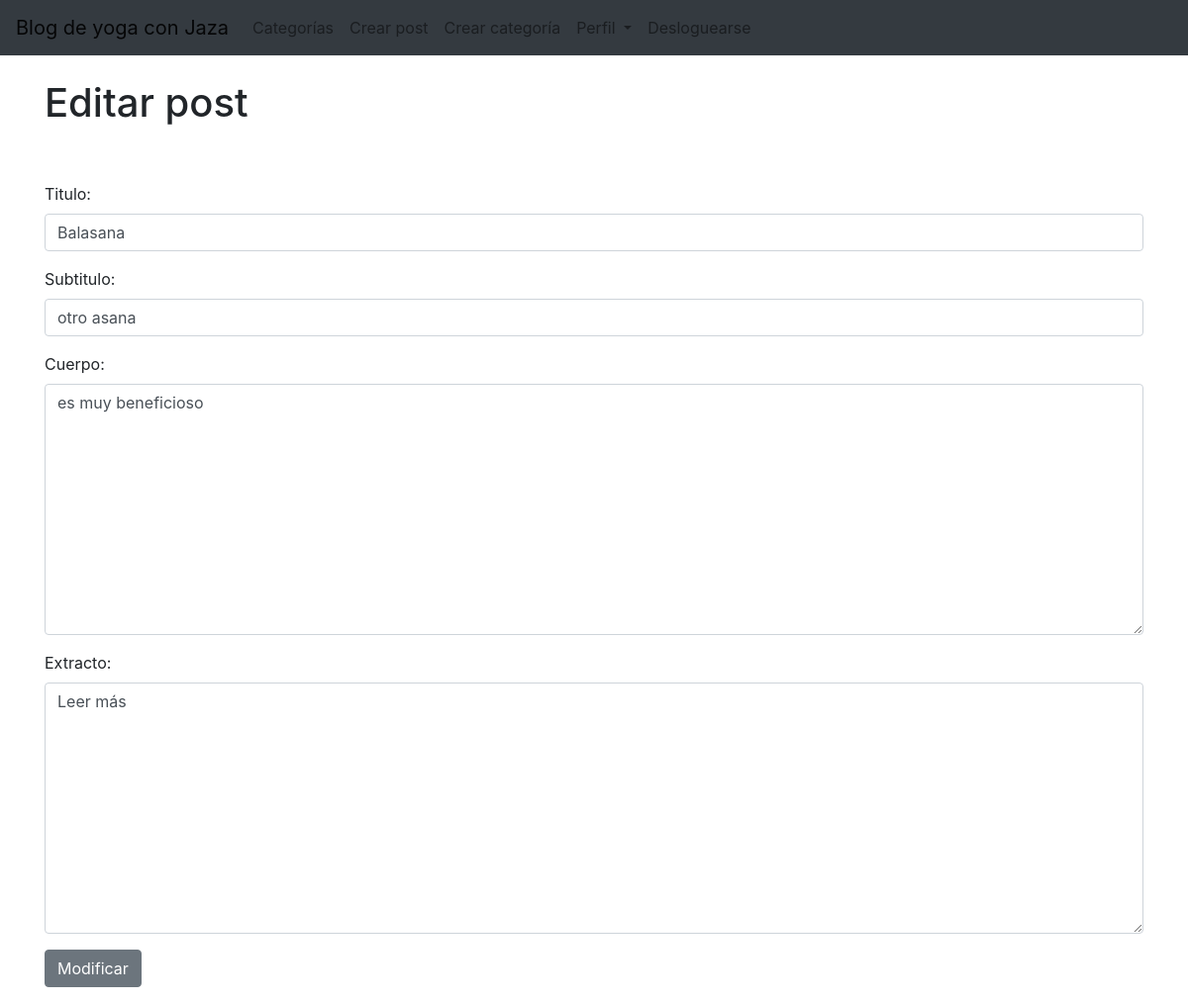
Before: /updatePost/14/ (signed in) with the older database file.
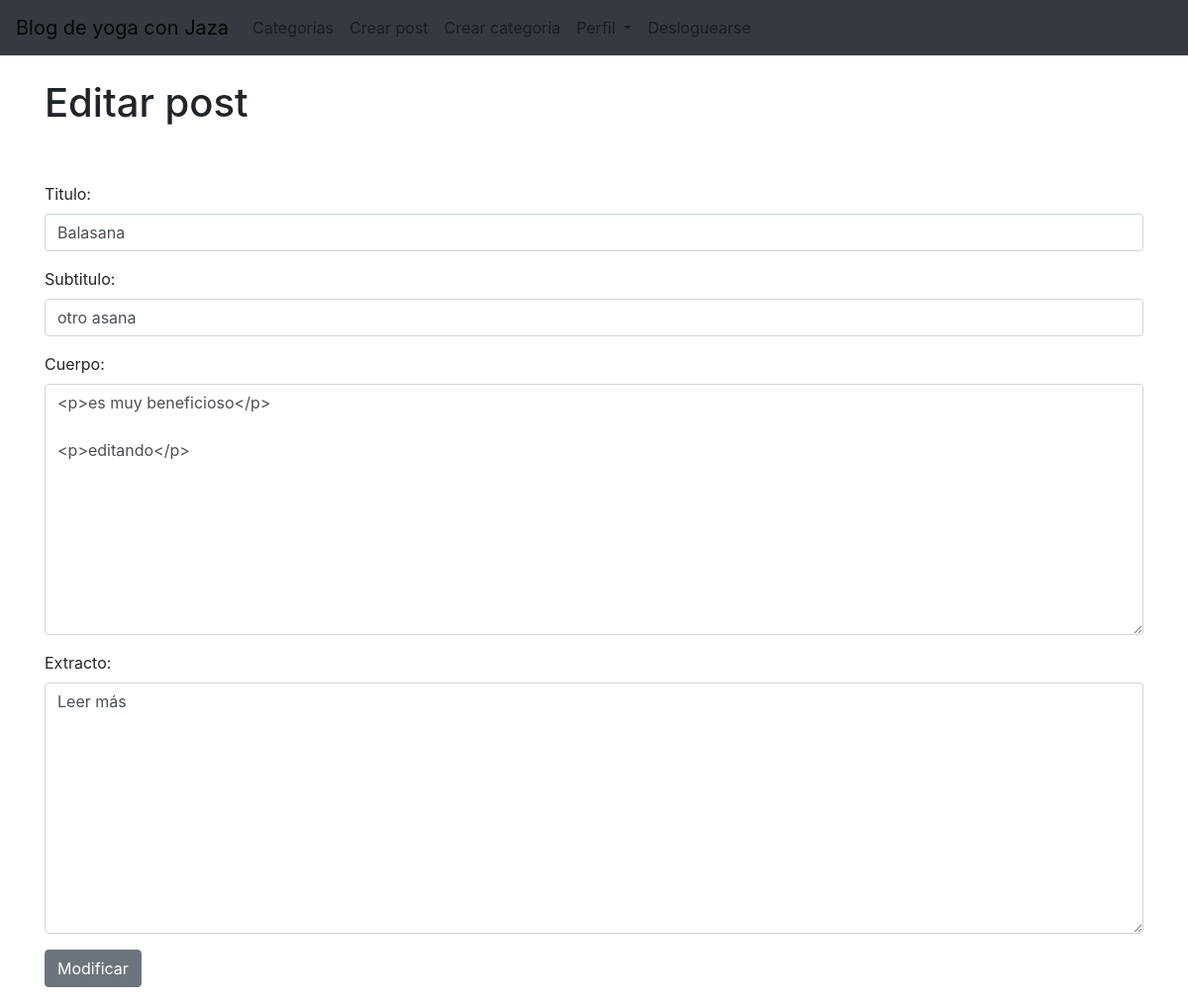
After: the same page with the newer database file.
### AppBlogYoga/models.py (models this page shows, shortened)
class Post(models.Model):
    titulo=models.CharField(max_length=200)
    subtitulo=models.CharField(max_length=200)
    cuerpo=RichTextField(blank=True, null=True)
    autor=models.ForeignKey(User, on_delete=models.CASCADE)
    fecha=models.DateTimeField(auto_now_add=True)
    imagen=models.ImageField(upload_to='images/', blank=True, null=True)
    categoria=models.CharField(max_length=200, default='yoga')
    likes=models.ManyToManyField(User, related_name='blog_post')
    extracto=models.CharField(max_length=200)

### AppBlogYoga/views.py (the view)
# urls.py: path('updatePost/<int:pk>/', UpdatePost.as_view(), name='updatePost'),
class UpdatePost(UpdateView):
    model = Post
    form_class= UpdateForm
    template_name = 'updatePost.html'

### AppBlogYoga/forms.py
class UpdateForm(forms.ModelForm):
    class Meta:
        model = Post
        fields = ('titulo', 'subtitulo', 'cuerpo', 'extracto')
        widgets = {
            'titulo': forms.TextInput(attrs={'class': 'form-control'}),
            'subtitulo': forms.TextInput(attrs={'class': 'form-control'}),
            'cuerpo': forms.Textarea(attrs={'class': 'form-control'}),
            'extracto': forms.Textarea(attrs={'class': 'form-control'}),
}

### AppBlogYoga/templates/updatePost.html (shortened to what this page needs)
{% extends 'padre.html' %}
{% block content %}
{% if user.is_authenticated %}
    {% if user.id == post.autor.id %}
        <h1>Editar post</h1>
        <br/><br/>
        <div class="form-group">
            <form method="POST">{% csrf_token %}
                {{ form.as_p }}
        <button class="btn btn-secondary">Modificar</button>
        </div>
    {% else %}
        No tenés permiso para editar este post
    {% endif %}
{% else %}
No tenés permiso para editar
{% endif %}
{% endblock %}

Changed rows visible on the page:
changed Post "Balasana": cuerpo "es muy beneficioso" → "<p>es muy beneficioso</p> <p>editando</p>"
